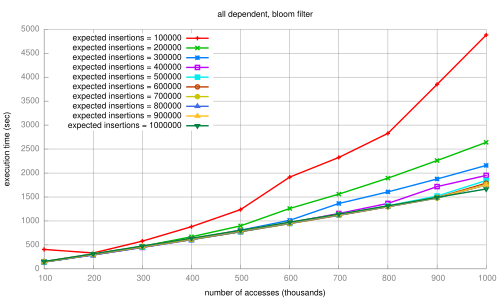

Here is the gnuplot script that generated this plot:
set terminal pdf
set output 'dissertation-gnuplottex-fig20.pdf'
load '../dynamic/formatted-results/vector-survey-0.2/bloomfilter-time.gnuplot'
